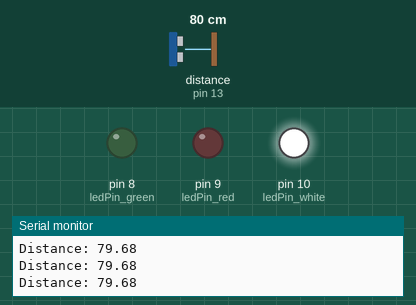
The sketch below on a simulated Arduino Uno, built with avr-gcc and run on an emulated ATmega328P. Shown: output pins drawn as LEDs (lit = HIGH), the last lines printed to the serial monitor. Wiring (inferred from the names in the program): ultrasonic range finder: trigger pin 11; echo pin 13. The test bench sets the inputs (shaded band); at power-on: distance to the obstacle (sensor on pin 13) 80 cm. The echo pulse lasts 58.3 µs per cm; pins used as bus, display or sensor lines are not drawn.

Above: at 1.2 s.
1.3 s: distance to the obstacle (sensor on pin 13) set to 12 cm
2.8 s: distance to the obstacle (sensor on pin 13) set to 9 cm
At 3.6 s:
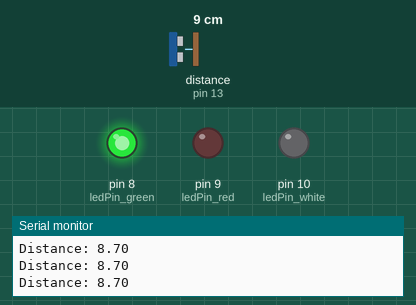
4.4 s: distance to the obstacle (sensor on pin 13) set to 2 cm
At 5.6 s:
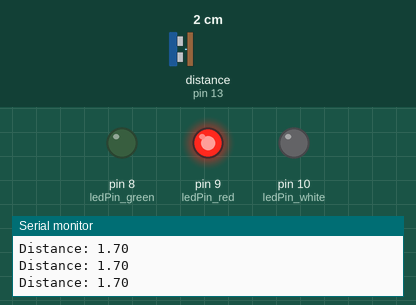
5.9 s: distance to the obstacle (sensor on pin 13) set to 4 cm
7.4 s: distance to the obstacle (sensor on pin 13) set to 7 cm
At 8.0 s:
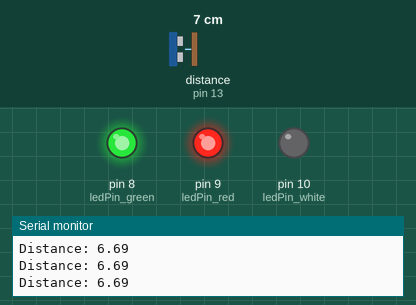
8.9 s: distance to the obstacle (sensor on pin 13) set to 10 cm
At 9.9 s:
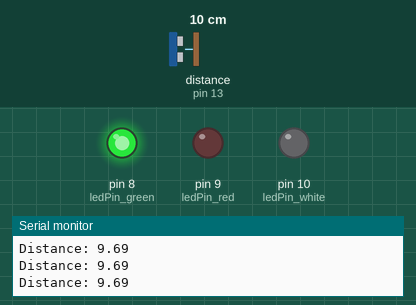
Timing chart, 0 to 11.4 s (numbered marks = the images above; inputs shaded):
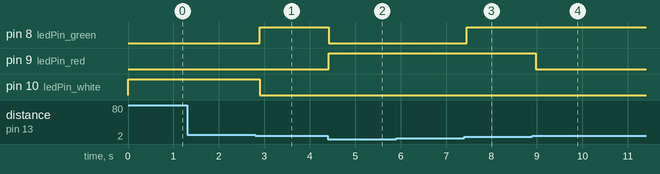

The sketch:

08-UltraSonic.ino
```cpp
int trigPin = 11;
int echoPin = 13;
float distance, duration;
int ledPin_white = 10;
int ledPin_red = 9;
int ledPin_green = 8;

void setup() {
  // put your setup code here, to run once:
  pinMode(trigPin, OUTPUT);
  pinMode(echoPin, INPUT);
  pinMode(ledPin_white, OUTPUT);
  pinMode(ledPin_red, OUTPUT);
  pinMode(ledPin_green, OUTPUT);
  Serial.begin(9600);
}

void loop() {
  // put your main code here, to run repeatedly:
    digitalWrite(trigPin, LOW);
    delayMicroseconds(2);
    digitalWrite(trigPin, HIGH);
    delayMicroseconds(10);
    digitalWrite(trigPin, LOW);

    duration = pulseIn(echoPin, HIGH);
    distance = (duration * 0.0343) / 2;

  if(distance > 10){
    digitalWrite(ledPin_white, HIGH);
  }else{
    digitalWrite(ledPin_white, LOW);
  }
  if(distance > 5 && distance <= 10){
    digitalWrite(ledPin_green, HIGH);
  }else{
    digitalWrite(ledPin_green, LOW);
  }
  if(distance < 8){
    digitalWrite(ledPin_red, HIGH);
  }else{
    digitalWrite(ledPin_red, LOW);
  }

    Serial.print("Distance: ");
    Serial.println(distance);

    delay(100);
}
```

Measured:
- the behaviour switches between 11 and 10 cm on distance to the obstacle (sensor on pin 13) (found by bisection; images 0 and 1)
- the behaviour switches between 5 and 6 cm on distance to the obstacle (sensor on pin 13) (found by bisection; images 2 and 3)
- the behaviour switches between 8 and 9 cm on distance to the obstacle (sensor on pin 13) (found by bisection; images 3 and 4)
- after the input at 2.8 s, pin 8 (ledPin_green): LOW → HIGH after 0.10 s; pin 10 (ledPin_white): HIGH → LOW after 0.10 s
- after the input at 4.4 s, pin 8 (ledPin_green): HIGH → LOW at once; pin 9 (ledPin_red): LOW → HIGH at once
- after the input at 7.4 s, pin 8 (ledPin_green): LOW → HIGH after 0.06 s
- after the input at 8.9 s, pin 9 (ledPin_red): HIGH → LOW after 0.08 s
